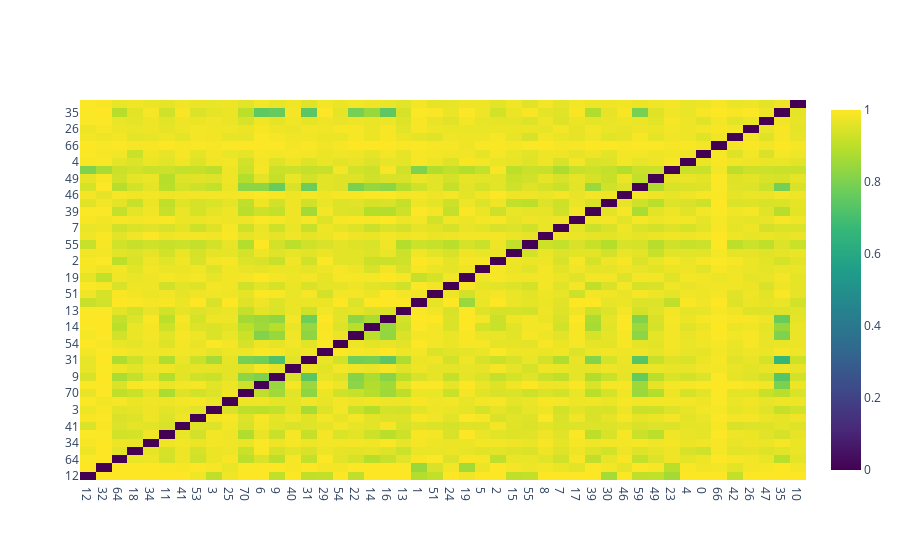

This figure's notebook cell:
### Code cell
fig = go.Figure(data=go.Heatmap(
                z=true_aj_matrix,
                x=list(models.keys()),
                y=list(models.keys()),
                colorscale='Viridis'))
fig.show()

### Figure 1 — Plotly figure (JSON) as saved in the notebook; plotly's stock layout.template omitted (floating-point values rounded to 4 significant figures; data arrays with more than 128 entries replaced by an {"elided": "..."} marker saying what was removed)
{"data": [{"colorscale": [[0, "#440154"], [0.1111, "#482878"], [0.2222, "#3e4989"], [0.3333, "#31688e"], [0.4444, "#26828e"], [0.5556, "#1f9e89"], [0.6667, "#35b779"], [0.7778, "#6ece58"], [0.8889, "#b5de2b"], [1, "#fde725"]], "type": "heatmap", "x": ["12", "32", "64", "18", "34", "11", "41", "53", "3", "25", "70", "6", "9", "40", "31", "29", "54", "22", "14", "16", "13", "1", "51", "24", "19", "5", "2", "15", "55", "8", "7", "17", "39", "30", "46", "59", "49", "23", "4", "0", "66", "42", "26", "47", "35", "10"], "y": ["12", "32", "64", "18", "34", "11", "41", "53", "3", "25", "70", "6", "9", "40", "31", "29", "54", "22", "14", "16", "13", "1", "51", "24", "19", "5", "2", "15", "55", "8", "7", "17", "39", "30", "46", "59", "49", "23", "4", "0", "66", "42", "26", "47", "35", "10"], "z": {"elided": "46x46 float values"}}], "layout": {}}
